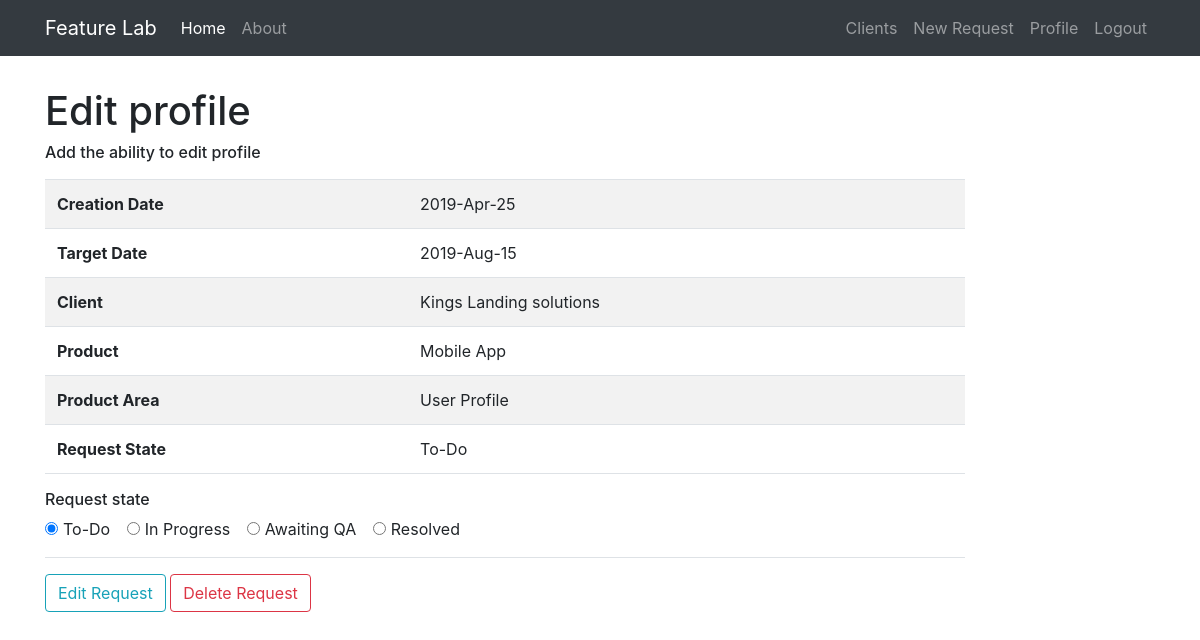
The page /request/1 (signed in) on the database its author committed.
### feature_lab/models.py (models this page shows, shortened)
class FeatureRequest(db.Model):
    id = db.Column(db.Integer, primary_key=True)
    title = db.Column(db.String(30), unique=True, nullable=False)
    description = db.Column(db.Text(), nullable=False)
    created_at = db.Column(db.DateTime, nullable=False, default=datetime.utcnow)
    target_date = db.Column(db.DateTime, nullable=False)
    product_area = db.Column(db.String())
    product_id = db.Column(db.Integer, db.ForeignKey('product.id'), nullable=False)
    client_id = db.Column(db.Integer, db.ForeignKey('client.id'), nullable=False)
    state = db.Column(db.Enum(FeatureRequestState), default=FeatureRequestState.TODO)
    priority = db.Column(db.Integer, nullable=False)

class Client(db.Model):
    id = db.Column(db.Integer, primary_key=True)
    name = db.Column(db.String(20), unique=True, nullable=False)
    email = db.Column(db.String(120), unique=True, nullable=False)
    bio = db.Column(db.Text(), nullable=False)
    phone_number = db.Column(db.String())
    created_at = db.Column(db.DateTime, nullable=False, default=datetime.utcnow)
    products = db.relationship('Product', backref='owner', lazy=True)
    user_id = db.Column(db.Integer, db.ForeignKey('user.id'), nullable=False)

class Product(db.Model):
    id = db.Column(db.Integer, primary_key=True)
    name = db.Column(db.String(20), unique=True, nullable=False)
    description = db.Column(db.Text(), nullable=False)
    owner_id = db.Column(db.Integer, db.ForeignKey('client.id'), nullable=False)
    requests = db.relationship('FeatureRequest', backref='product', lazy=True)
    areas = db.relationship('ProductArea', backref='product', lazy=True)

### feature_lab/clients/routes.py (the view)
@clients.route('/request/<int:request_id>')
@login_required
def feature_request(request_id):  # request page
    request = FeatureRequest.query.get_or_404(request_id)
    request_states = list(map(lambda s: s, FeatureRequestState))
    return render_template('request.html', request=request, request_states=request_states)

### feature_lab/models.py (called while the page is built)
@login_manager.user_loader
def load_user(user_id):
    return User.query.get(int(user_id))

### feature_lab/templates/request.html (shortened to what this page needs)
{% extends 'layout.html' %}
{% block content %}
    <h1>{{request.title}}</h1>
    <h6 class="pb-2">{{request.description}}</h6>
    <table class="table table-striped border-bottom pb-3">
        <tbody>
            <tr>
                <th scope="row">Creation Date</th>
                <td>{{request.created_at.strftime('%Y-%b-%d')}}</td>
            </tr>
            <tr>
                <th scope="row">Target Date</th>
                <td>{{request.target_date.strftime('%Y-%b-%d')}}</td>
            </tr>
            <tr>
                <th scope="row">Client</th>
                <td>{{request.product.owner.name}}</td>
            </tr>
            <tr>
                <th scope="row">Product</th>
                <td>{{request.product.name}}</td>
            </tr>
            <tr>
                <th scope="row">Product Area</th>
                <td>{{request.product_area}}</td>
            </tr>
            <tr>
                <th scope="row">Request State</th>
                <td>{{request.state.value}}</td>
            </tr>
        </tbody>
    </table>
    <div class="mb-3 pb-3 border-bottom">
        <h6>Request state</h6>
        {% for state in request_states %}
        <div class="form-check-inline">
            <input class="form-check-input" type="radio" name="stateRadios" id="{{state.value.lower().replace(' ', '-')}}"
                   value="{{state.name}}" onclick="handleStateChange('{{state.name}}', {{request.id}})"
                   {% if request.state.name == state.name%} checked {% endif %}>
            <label class="form-check-label" for="exampleRadios1">
                {{state.value}}
            </label>
        </div>
        {% endfor %}
    </div>
    <button class="btn btn-outline-info" onclick="window.location='/request/{{request.id}}/update'">Edit Request</button>
    <button type="button" class="btn btn-outline-danger" data-toggle="modal" data-target="#deleteModal">Delete Request</button>
{% endblock content %}

### rows shown on the page
FeatureRequest: title "Edit profile", description "Add the ability to edit profile", created_at "2019-Apr-25", target_date "2019-Aug-15", product_area "User Profile", state.value "To-Do", state "☑"
Client: product.owner.name "Kings Landing solutions"
Product: product.name "Mobile App"

### other values the page prints
{{ state.value }} "To-Do" "In Progress" "Awaiting QA" "Resolved"
